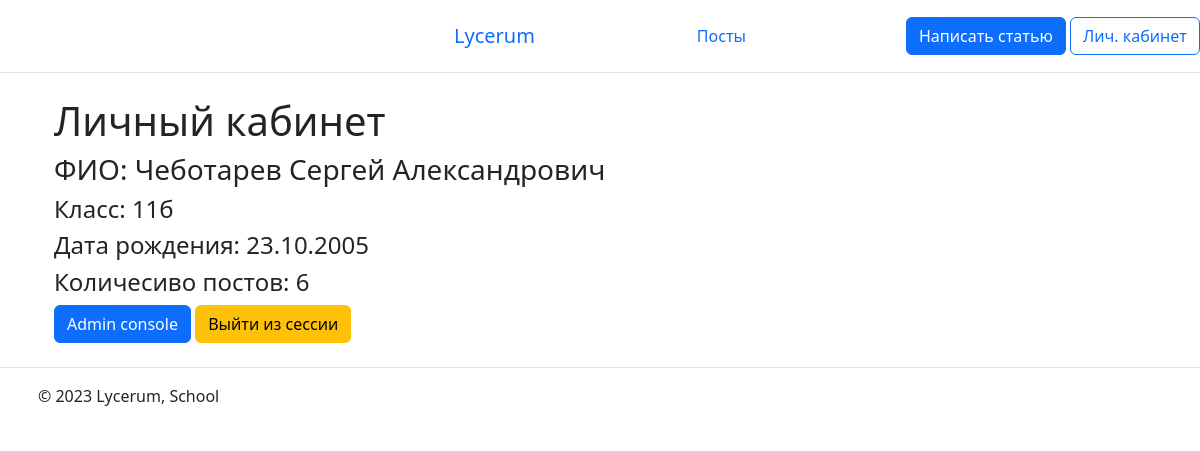
Page /personal_account (signed in) on the committed database.
### webapp/models.py (models this page shows, shortened)
class User(db.Model, UserMixin):
    __tablename__ = 'user'
    id = db.Column(db.Integer, primary_key=True)
    user_login = db.Column(db.String, nullable=False, unique=True)
    password = db.Column(db.String, nullable=False)
    admin = db.Column(db.Integer, default=0)
    fullname = db.Column(db.String, nullable=False)
    school_class = db.Column(db.String, nullable=False)
    birth_date = db.Column(db.String, nullable=False)
    sum_of_record = db.Column(db.Integer, default=0)

### webapp/routs.py (the view)
@app.route('/personal_account')
@login_required
def personal_account():
    user = User.query.filter(User.id == session['users']).first()
    return render_template('personal_account.html',
                           item=user
                           )

### webapp/models.py (called while the page is built)
@manager.user_loader
def load_user(user_id):
    return User.query.get(user_id)

### webapp/routs.py (called while the page is built)
@app.after_request
def redirect_to_signin(response):
    if response.status_code == 401:
        return redirect(url_for('login_page') + '?next=' + request.url)
    return response

### webapp/templates/personal_account.html (shortened to what this page needs)
{% extends 'base.html' %}
{% block body %}
<div class="container">
    <h1> Личный кабинет </h1>
    <h3>ФИО: {{ item.fullname }}</h3>
    <h4>Класс: {{ item.school_class }}</h4>
    <h4>Дата рождения: {{ item.birth_date }}</h4>
    <h4>Количесиво постов:  {% if item.sum_of_record %}
                                {{ item.sum_of_record }}
                            {% else %}
                                0
                            {% endif %}
    </h4>
    {% if item.admin > 1 %}
        <a href="/admin_console" class="btn btn-primary">Admin console</a>
    {% endif %}
    <a href="/logout" class="btn btn-warning">Выйти из сессии</a>
</div>
{% endblock %}

### rows in the picture
User: fullname "Чеботарев Сергей Александрович", school_class "11б", birth_date "23.10.2005", sum_of_record "6"
